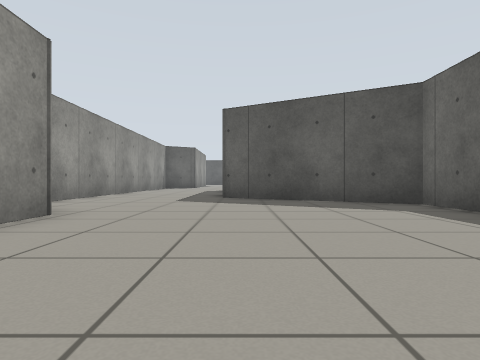
view 1 (above)

24 first-person views from a walk through a robot-simulator world made for Gazebo. The camera is 0.5 m above the floor, looks level and sees 75° across. The floor is counted in squares, 1 m on a side. Each view is taken from the middle of a square. On the plan, view 1 faces up. The plan holds only what a view shows up to about 9 squares ahead; the rest is blank. The place goes on beyond the plan.

view 2
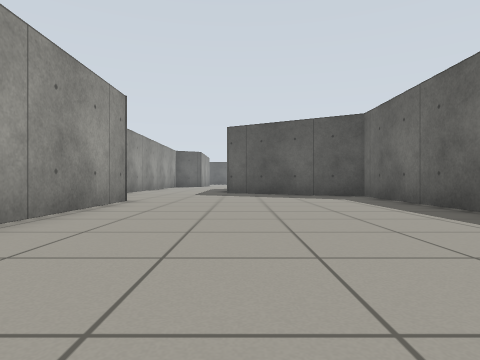

view 3
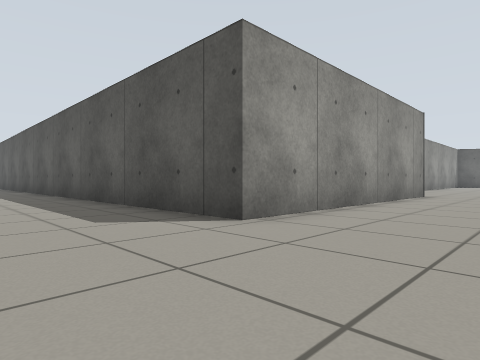

view 4
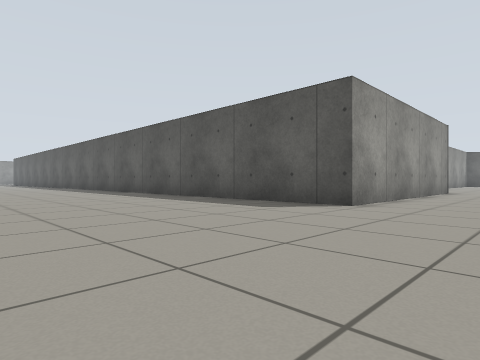

view 5
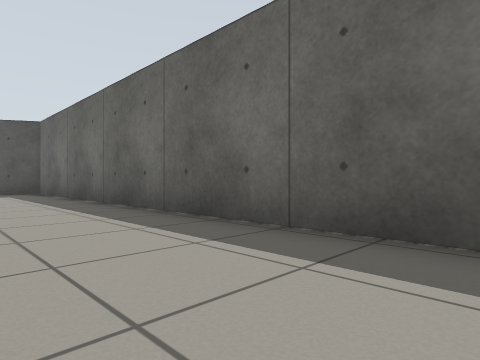

view 6
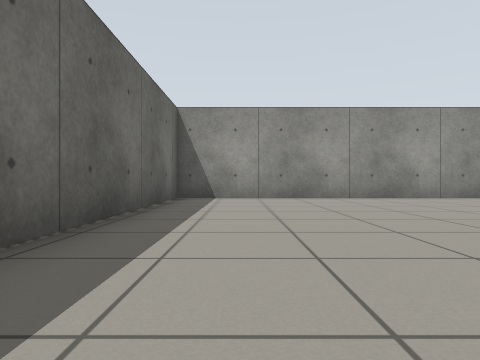

view 7
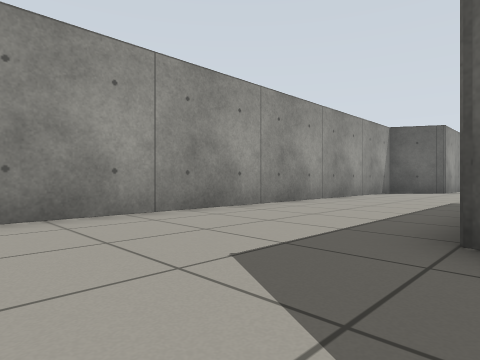

view 8
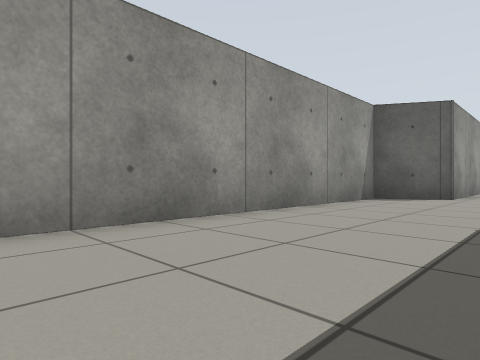

view 9
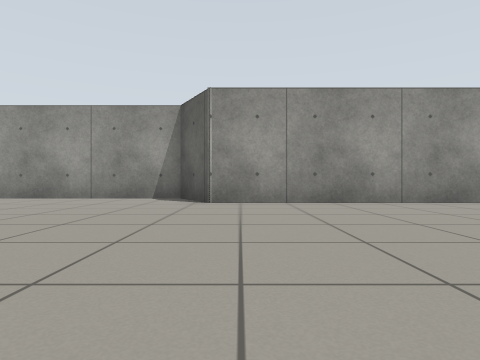

view 10
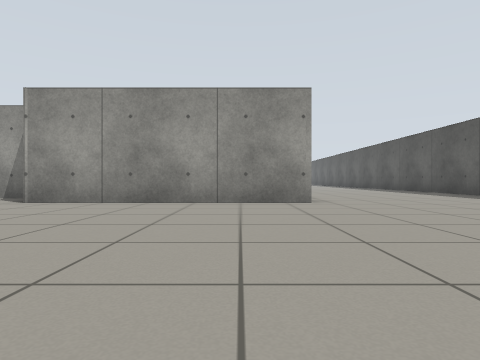

view 11
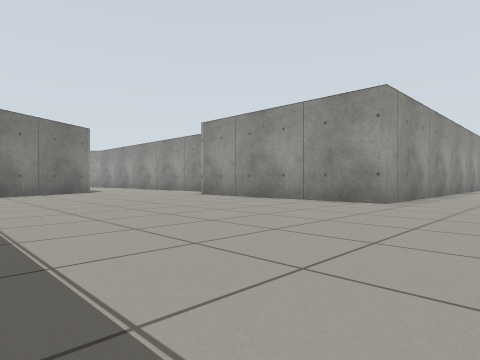

view 12
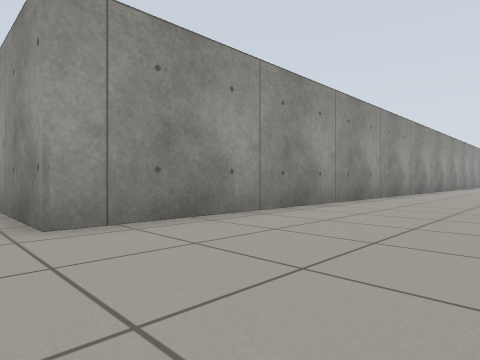

view 13
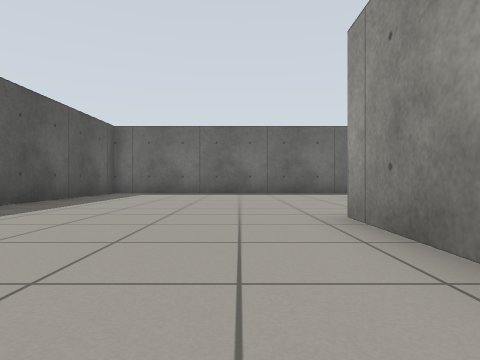

view 14
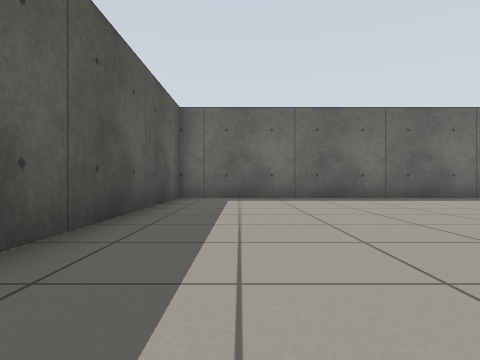

view 15
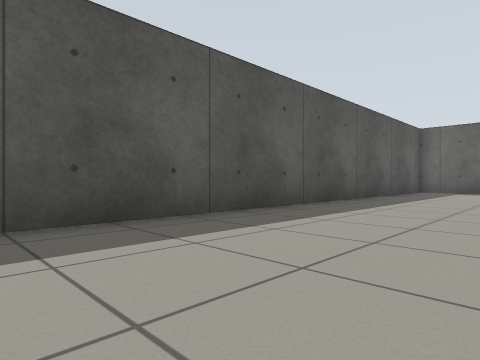

view 16
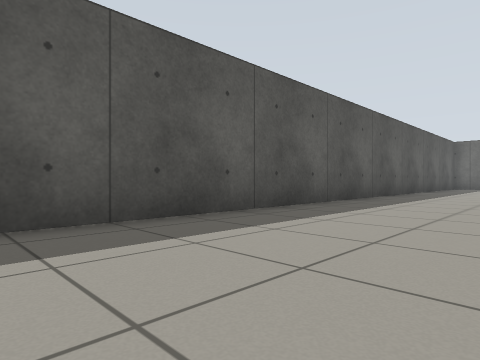

view 17
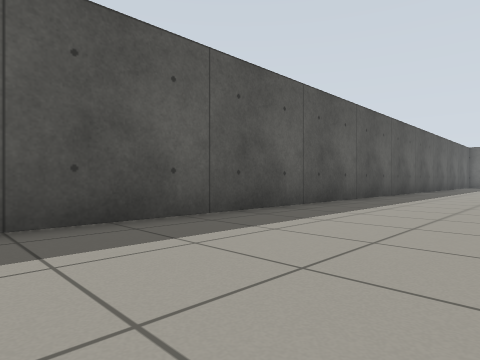

view 18
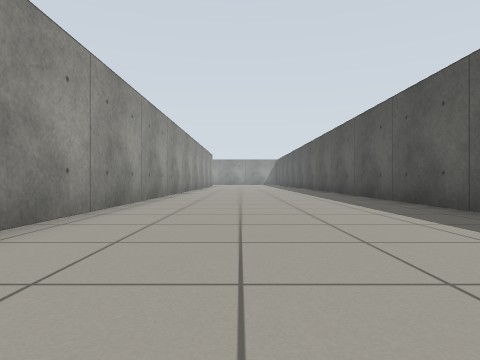

view 19
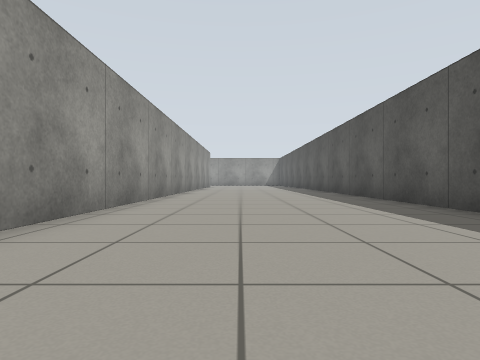

view 20
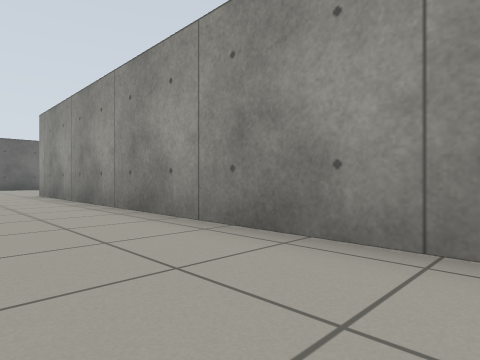

view 21
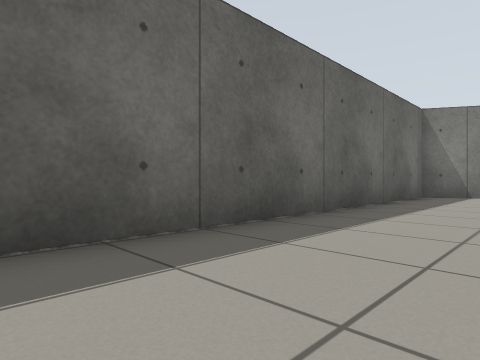

view 22
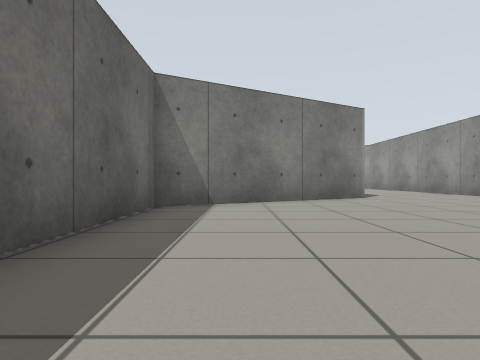

view 23
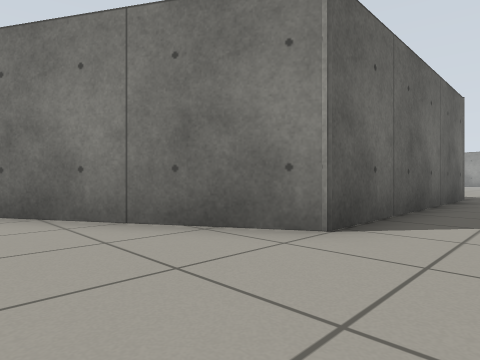

view 24
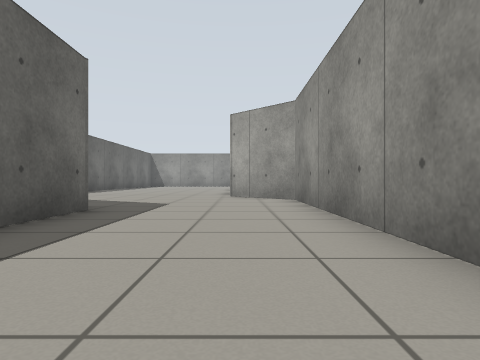

### Floor plan
Points are (right, up) in squares from view 1. A wall is a line through its corners. A room is listed if a view was taken in it or the views show most of it. See-through windows are left out.
Room 1 (views 1, 2, 3, 4, 5, 6, 7, 8, 9, 10, 11, 12, 13, 14, 15, 16, 17, 18, 19, 20, 21, 22, 23, 24)
walls: (-2.8, 4.6) (-2.8, -3.2) (-10, -3.2); (-4.6, -9.6) (3.7, -9.6) (3.7, 6.4) (-0.5, 8.8) (-0.5, 15.2) (4.6, 18.2) (4.6, 31.7) (-22, 31.7); (-22.1, 25.7) (-2.8, 25.6) (-2.8, 19.3) (-4.4, 18.4) (-4.4, 6.1) (-3.2, 4.9)

Where each view was taken, in squares from view 1:
view 1: 0 up, 0 right, facing up
view 2: 3 down, 0 right, facing up
view 3: 6 down, 0 right, facing up-left
view 4: 9 down, 0 right, facing up-left
view 5: 6 down, 1 right, facing up-right
view 6: 1 down, 2 right, facing down
view 7: 6 up, 0 right, facing up-left
view 8: 10 up, 1 left, facing up-left
view 9: 20 up, 4 right, facing left
view 10: 24 up, 4 right, facing left
view 11: 28 up, 4 right, facing down-left
view 12: 29 up, 2 left, facing down-left
view 13: 27 up, 7 left, facing right
view 14: 30 up, 4 left, facing right
view 15: 28 up, 9 left, facing up-right
view 16: 28 up, 15 left, facing up-right
view 17: 28 up, 19 left, facing up-right
view 18: 28 up, 11 left, facing left
view 19: 28 up, 13 left, facing left
view 20: 28 up, 14 left, facing down-right
view 21: 28 up, 2 right, facing down-right
view 22: 24 up, 3 right, facing down
view 23: 18 up, 2 left, facing down-right
view 24: 14 up, 3 left, facing down
